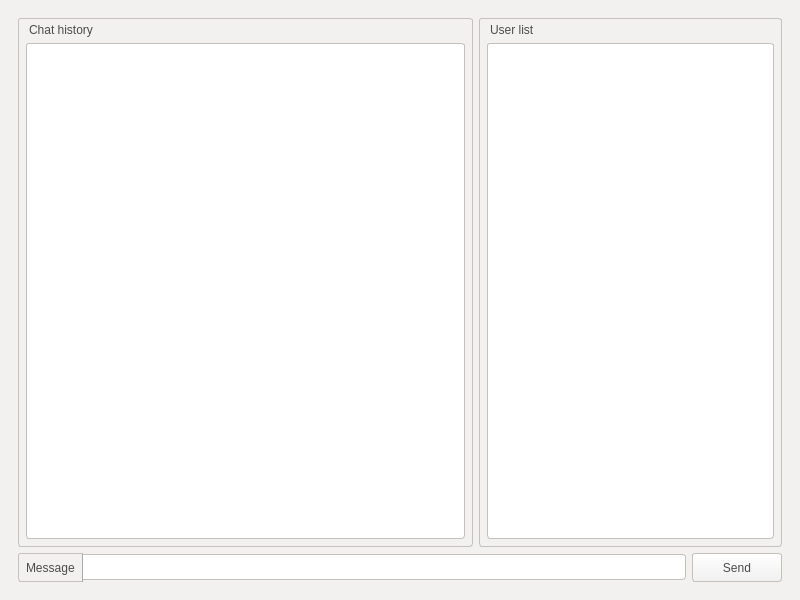
<?xml version="1.0" encoding="UTF-8"?>
<ui version="4.0">
 <class>ChatWindow</class>
 <widget class="QMainWindow" name="ChatWindow">
  <property name="geometry">
   <rect>
    <x>0</x>
    <y>0</y>
    <width>800</width>
    <height>600</height>
   </rect>
  </property>
  <property name="windowTitle">
   <string>ChatWindow</string>
  </property>
  <property name="styleSheet">
   <string notr="true">#titleLabel {
background: white;
color: black;
font-size: 20px;
border: none;
border-bottom:  1px solid black;
padding: 5px;
}

#mainFrame {
border: none;
background: white;
}

#loginFrame {
background: qlineargradient(x1: 0, y1: 0, x2: 0, y2: 1, stop: 0 #ddf, stop: 1 #aaf);
border: 1px solid gray;
padding: 10px;
border-radius: 25px;
}</string>
  </property>
  <widget class="QWidget" name="centralwidget">
   <layout class="QVBoxLayout" name="verticalLayout">
    <property name="spacing">
     <number>0</number>
    </property>
    <property name="margin">
     <number>0</number>
    </property>
    <item>
     <widget class="QFrame" name="mainFrame">
      <property name="styleSheet">
       <string notr="true">background-color: #F2F1F0;</string>
      </property>
      <property name="frameShape">
       <enum>QFrame::StyledPanel</enum>
      </property>
      <layout class="QVBoxLayout" name="verticalLayout_2">
       <property name="spacing">
        <number>6</number>
       </property>
       <property name="bottomMargin">
        <number>9</number>
       </property>
       <item>
        <widget class="QStackedWidget" name="stackedWidget">
         <property name="styleSheet">
          <string notr="true">background-image:url(:/images/res/images/nav-bg.jpg)</string>
         </property>
         <property name="currentIndex">
          <number>0</number>
         </property>
         <widget class="QWidget" name="chatPage">
          <layout class="QGridLayout" name="gridLayout">
           <item row="0" column="3" rowspan="2" colspan="2">
            <widget class="QFrame" name="verticalFrame">
             <property name="styleSheet">
              <string notr="true">background: none;
background-color: #F2F1F0;
border-radius:3px;
border: 1px solid #C4C1BD;
color: #4C4C4C;
padding: 4px;
</string>
             </property>
             <layout class="QVBoxLayout" name="verticalLayout_3">
              <property name="spacing">
               <number>0</number>
              </property>
              <property name="leftMargin">
               <number>3</number>
              </property>
              <property name="topMargin">
               <number>0</number>
              </property>
              <property name="rightMargin">
               <number>3</number>
              </property>
              <property name="bottomMargin">
               <number>3</number>
              </property>
              <item>
               <widget class="QLabel" name="label_3">
                <property name="styleSheet">
                 <string notr="true">border:none;
padding: 0 0 6px 0;</string>
                </property>
                <property name="text">
                 <string>User list</string>
                </property>
               </widget>
              </item>
              <item>
               <widget class="QListWidget" name="userListWidget">
                <property name="styleSheet">
                 <string notr="true">background-color: #FFF;</string>
                </property>
               </widget>
              </item>
             </layout>
            </widget>
           </item>
           <item row="0" column="0" rowspan="2" colspan="3">
            <widget class="QFrame" name="verticalFrame">
             <property name="styleSheet">
              <string notr="true">background: none;
background-color: #F2F1F0;
border-radius:3px;
border: 1px solid #C4C1BD;
color: #4C4C4C;
padding: 4px;
</string>
             </property>
             <layout class="QVBoxLayout" name="verticalLayout_4">
              <property name="spacing">
               <number>0</number>
              </property>
              <property name="leftMargin">
               <number>3</number>
              </property>
              <property name="topMargin">
               <number>0</number>
              </property>
              <property name="rightMargin">
               <number>3</number>
              </property>
              <property name="bottomMargin">
               <number>3</number>
              </property>
              <item>
               <widget class="QLabel" name="label_4">
                <property name="styleSheet">
                 <string notr="true">border:none;
padding: 0 0 6px 0;</string>
                </property>
                <property name="text">
                 <string>Chat history</string>
                </property>
               </widget>
              </item>
              <item>
               <widget class="QTextEdit" name="roomTextEdit">
                <property name="styleSheet">
                 <string notr="true">background: none;
background-color: #FFF;
border-radius:3px;
border: 1px solid #C4C1BD;
color: #4C4C4C;
padding: 4px;
</string>
                </property>
                <property name="readOnly">
                 <bool>true</bool>
                </property>
               </widget>
              </item>
             </layout>
            </widget>
           </item>
           <item row="2" column="0" colspan="5">
            <widget class="QFrame" name="horizontalFrame">
             <property name="maximumSize">
              <size>
               <width>16777215</width>
               <height>29</height>
              </size>
             </property>
             <property name="styleSheet">
              <string notr="true">background:none</string>
             </property>
             <layout class="QHBoxLayout" name="horizontalLayout">
              <property name="spacing">
               <number>0</number>
              </property>
              <property name="margin">
               <number>0</number>
              </property>
              <item>
               <widget class="QLabel" name="label_5">
                <property name="maximumSize">
                 <size>
                  <width>90</width>
                  <height>29</height>
                 </size>
                </property>
                <property name="styleSheet">
                 <string notr="true">background: none;
background-color: #F2F1F0;
border-radius:3px;
border-top-right-radius: 0px;
border-bottom-right-radius: 0px;
border: 1px solid #C4C1BD;
border-right: 1px solid #AAA;
color: #4C4C4C;
padding: 4px;
</string>
                </property>
                <property name="text">
                 <string>Message</string>
                </property>
               </widget>
              </item>
              <item>
               <widget class="QLineEdit" name="sayLineEdit">
                <property name="styleSheet">
                 <string notr="true">background: none;
background-color: rgb(255,255,255);
border-radius:3px;
border-top-left-radius: 0px;
border-bottom-left-radius: 0px;
border: 1px solid #C4C1BD;
border-left: none;
color: #4C4C4C;
padding: 4px;
margin-right:6px;</string>
                </property>
               </widget>
              </item>
              <item>
               <widget class="QPushButton" name="sayButton">
                <property name="sizePolicy">
                 <sizepolicy hsizetype="Preferred" vsizetype="Preferred">
                  <horstretch>0</horstretch>
                  <verstretch>0</verstretch>
                 </sizepolicy>
                </property>
                <property name="minimumSize">
                 <size>
                  <width>90</width>
                  <height>29</height>
                 </size>
                </property>
                <property name="maximumSize">
                 <size>
                  <width>16777215</width>
                  <height>16777215</height>
                 </size>
                </property>
                <property name="styleSheet">
                 <string notr="true">background: none;
background-color: qlineargradient(spread:pad, x1:0, y1:1, x2:0, y2:0, stop:0 rgb(240,240,240), stop:1 rgb(255, 255, 255));
border-radius:3px;
border: 1px solid #C4C1BD;
color: #4C4C4C;
padding: 4px 12px;</string>
                </property>
                <property name="text">
                 <string>Send</string>
                </property>
               </widget>
              </item>
             </layout>
            </widget>
           </item>
          </layout>
         </widget>
         <widget class="QWidget" name="loginPage">
          <layout class="QGridLayout" name="gridLayout_3">
           <item row="2" column="3">
            <spacer name="horizontalSpacer_2">
             <property name="orientation">
              <enum>Qt::Horizontal</enum>
             </property>
             <property name="sizeHint" stdset="0">
              <size>
               <width>223</width>
               <height>20</height>
              </size>
             </property>
            </spacer>
           </item>
           <item row="0" column="1">
            <spacer name="verticalSpacer">
             <property name="orientation">
              <enum>Qt::Vertical</enum>
             </property>
             <property name="sizeType">
              <enum>QSizePolicy::Fixed</enum>
             </property>
             <property name="sizeHint" stdset="0">
              <size>
               <width>20</width>
               <height>100</height>
              </size>
             </property>
            </spacer>
           </item>
           <item row="2" column="0">
            <spacer name="horizontalSpacer">
             <property name="orientation">
              <enum>Qt::Horizontal</enum>
             </property>
             <property name="sizeHint" stdset="0">
              <size>
               <width>223</width>
               <height>20</height>
              </size>
             </property>
            </spacer>
           </item>
           <item row="3" column="1">
            <spacer name="verticalSpacer_2">
             <property name="orientation">
              <enum>Qt::Vertical</enum>
             </property>
             <property name="sizeHint" stdset="0">
              <size>
               <width>20</width>
               <height>267</height>
              </size>
             </property>
            </spacer>
           </item>
           <item row="0" column="2">
            <widget class="QLabel" name="titleLabel">
             <property name="enabled">
              <bool>true</bool>
             </property>
             <property name="sizePolicy">
              <sizepolicy hsizetype="Preferred" vsizetype="Fixed">
               <horstretch>0</horstretch>
               <verstretch>0</verstretch>
              </sizepolicy>
             </property>
             <property name="font">
              <font>
               <pointsize>-1</pointsize>
              </font>
             </property>
             <property name="layoutDirection">
              <enum>Qt::LeftToRight</enum>
             </property>
             <property name="autoFillBackground">
              <bool>false</bool>
             </property>
             <property name="styleSheet">
              <string notr="true">background: none;
background-color: #F2F1F0;
border-radius: 3px;
color: #4C4C4C;</string>
             </property>
             <property name="text">
              <string>TALK IN CODE! </string>
             </property>
             <property name="alignment">
              <set>Qt::AlignCenter</set>
             </property>
            </widget>
           </item>
           <item row="2" column="2">
            <widget class="QFrame" name="loginFrame">
             <property name="sizePolicy">
              <sizepolicy hsizetype="Fixed" vsizetype="Fixed">
               <horstretch>0</horstretch>
               <verstretch>0</verstretch>
              </sizepolicy>
             </property>
             <property name="minimumSize">
              <size>
               <width>320</width>
               <height>0</height>
              </size>
             </property>
             <property name="styleSheet">
              <string notr="true">background: none;
background-color: #F2F1F0;
border-radius: 3px;</string>
             </property>
             <property name="frameShape">
              <enum>QFrame::StyledPanel</enum>
             </property>
             <layout class="QGridLayout" name="gridLayout_2">
              <property name="horizontalSpacing">
               <number>12</number>
              </property>
              <property name="verticalSpacing">
               <number>6</number>
              </property>
              <property name="margin">
               <number>6</number>
              </property>
              <item row="0" column="0">
               <widget class="QLabel" name="label">
                <property name="styleSheet">
                 <string notr="true">color: #4C4C4C;</string>
                </property>
                <property name="text">
                 <string>Base Camp:</string>
                </property>
               </widget>
              </item>
              <item row="0" column="1">
               <widget class="QLineEdit" name="serverLineEdit">
                <property name="styleSheet">
                 <string notr="true">background-color: rgb(255,255,255);
border-radius:3px;
border: 1px solid #C4C1BD;
color: #4C4C4C;
padding: 4px;
margin: 0px 6px 0px 0px;
color: #4C4C4C;</string>
                </property>
                <property name="text">
                 <string>talkincode.servehttp.com</string>
                </property>
               </widget>
              </item>
              <item row="1" column="0">
               <widget class="QLabel" name="label_2">
                <property name="styleSheet">
                 <string notr="true">color: #4C4C4C;</string>
                </property>
                <property name="text">
                 <string>Username:</string>
                </property>
               </widget>
              </item>
              <item row="1" column="1">
               <widget class="QLineEdit" name="userLineEdit">
                <property name="styleSheet">
                 <string notr="true">background-color: rgb(255,255,255);
border-radius:3px;
border: 1px solid #C4C1BD;
color: #4C4C4C;
padding: 4px;
margin: 0px 6px 0px 0px;
color: #4C4C4C;</string>
                </property>
               </widget>
              </item>
              <item row="2" column="1">
               <widget class="QPushButton" name="loginButton">
                <property name="sizePolicy">
                 <sizepolicy hsizetype="Fixed" vsizetype="Fixed">
                  <horstretch>0</horstretch>
                  <verstretch>0</verstretch>
                 </sizepolicy>
                </property>
                <property name="styleSheet">
                 <string notr="true">background-color: qlineargradient(spread:pad, x1:0, y1:1, x2:0, y2:0, stop:0 rgb(240,240,240), stop:1 rgb(255, 255, 255));
border-radius:3px;
border: 1px solid #C4C1BD;
color: #4C4C4C;
padding: 4px 12px;</string>
                </property>
                <property name="text">
                 <string>Login</string>
                </property>
               </widget>
              </item>
             </layout>
            </widget>
           </item>
          </layout>
         </widget>
        </widget>
       </item>
      </layout>
     </widget>
    </item>
   </layout>
  </widget>
 </widget>
 <tabstops>
  <tabstop>serverLineEdit</tabstop>
  <tabstop>userLineEdit</tabstop>
  <tabstop>loginButton</tabstop>
 </tabstops>
 <resources/>
 <connections>
  <connection>
   <sender>serverLineEdit</sender>
   <signal>returnPressed()</signal>
   <receiver>userLineEdit</receiver>
   <slot>setFocus()</slot>
   <hints>
    <hint type="sourcelabel">
     <x>391</x>
     <y>188</y>
    </hint>
    <hint type="destinationlabel">
     <x>470</x>
     <y>238</y>
    </hint>
   </hints>
  </connection>
  <connection>
   <sender>userLineEdit</sender>
   <signal>returnPressed()</signal>
   <receiver>loginButton</receiver>
   <slot>animateClick()</slot>
   <hints>
    <hint type="sourcelabel">
     <x>417</x>
     <y>239</y>
    </hint>
    <hint type="destinationlabel">
     <x>389</x>
     <y>275</y>
    </hint>
   </hints>
  </connection>
 </connections>
</ui>
